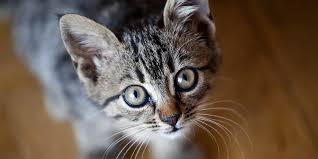
#> input picture Kurs_9/14_OpenCv_resize_image/cat.jpeg, 318 x 159 px
$ python Beispiele.py
#> lines starting #> are read from the running program, lines starting #| are printed output that depends on the picture
import numpy as np
import argparse
import cv2
import vg
import sys

img = cv2.imread("cat.jpeg")
#> img is the input picture: shape (159, 318, 3); mean B, G, R 75.4, 88.7, 105
#cv2.imshow("Beispielbild", img)
(B,G,R) = cv2.split(img)
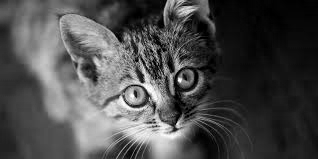
#> B: shape (159, 318); min 0, max 255, mean 75.4
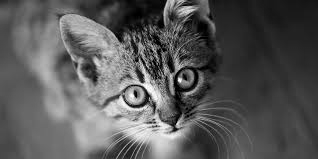
#> G: shape (159, 318); min 0, max 255, mean 88.7
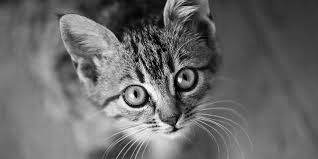
#> R: shape (159, 318); min 0, max 254, mean 105
print(B.shape)
#| (159, 318)
print(img.shape)
#| (159, 318, 3)
#cv2.waitKey(0)
